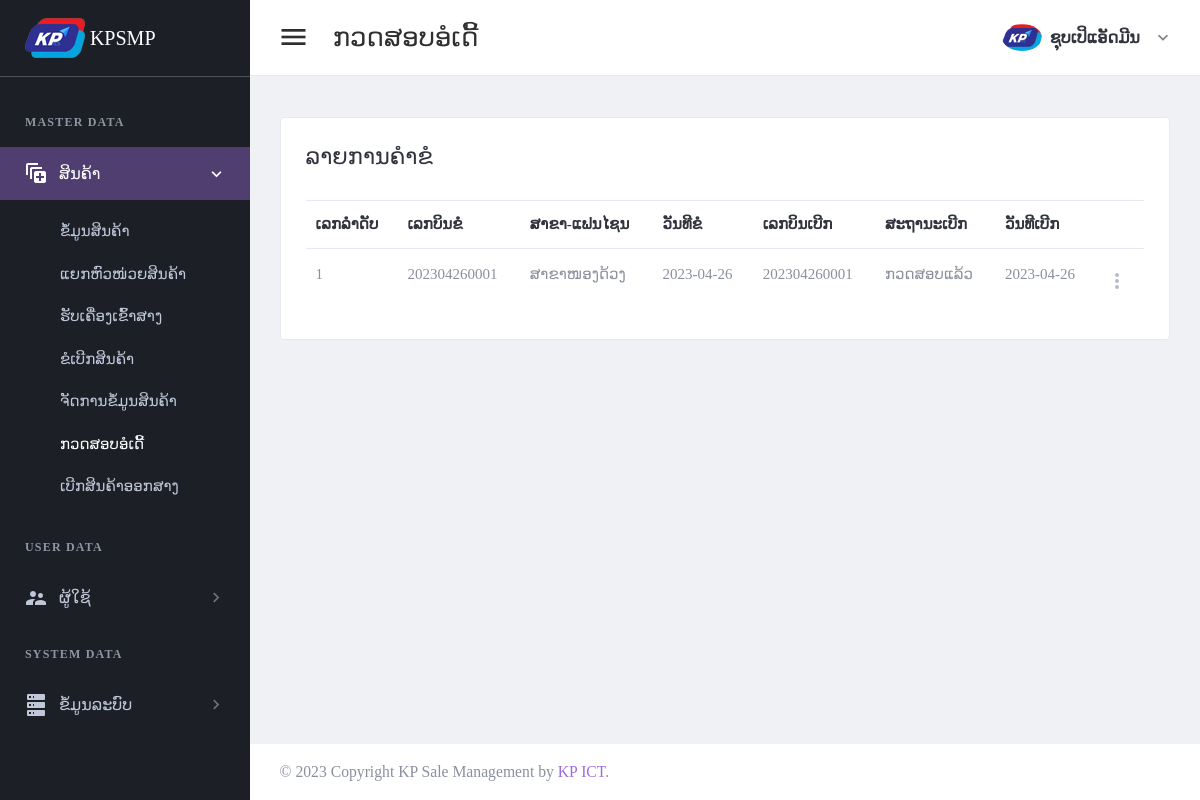
/page/request-order-check.php (signed in), run on an earlier commit of the app's database.
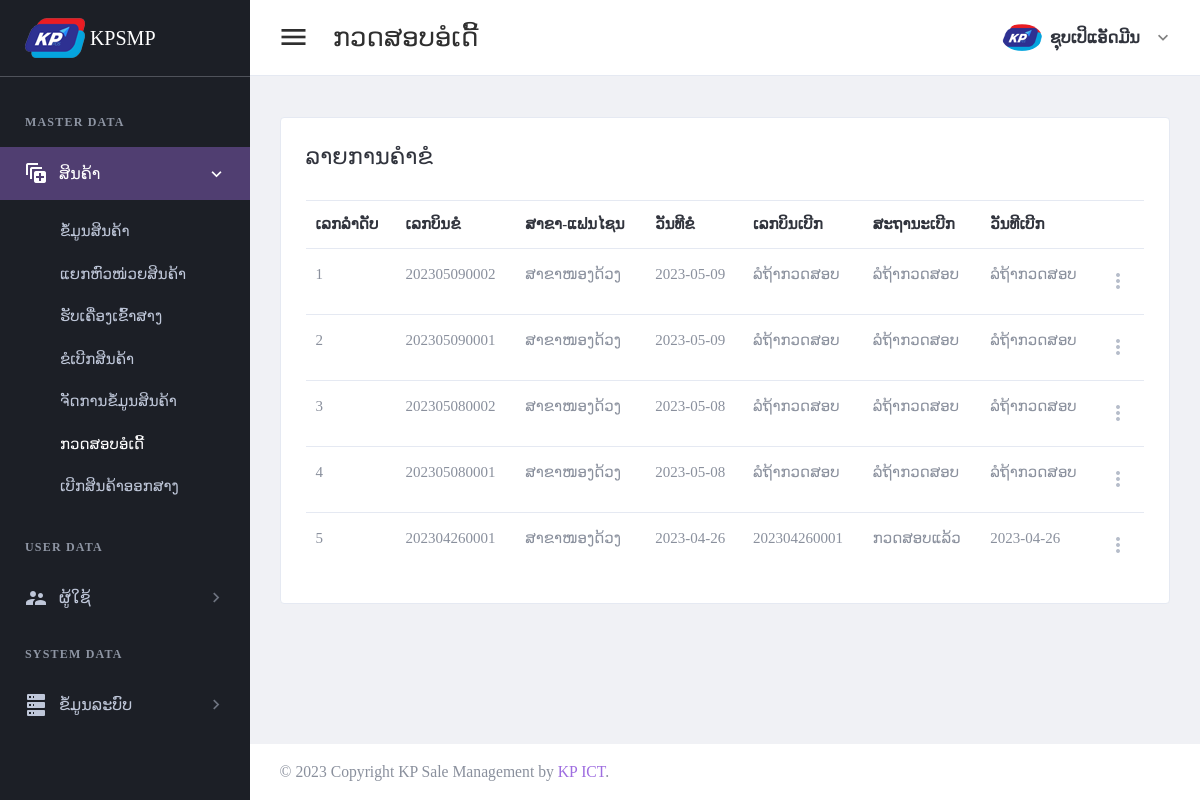
And on a later commit of the database.
### tables this page shows
CREATE TABLE `tbl_header_title` (
  `ht_id` int(11) NOT NULL,
  `ht_name` varchar(300) DEFAULT NULL
);

CREATE TABLE `tbl_sub_title` (
  `st_id` int(11) NOT NULL,
  `st_name` varchar(300) DEFAULT NULL,
  `icon_code` varchar(100) DEFAULT NULL,
  `ht_id` int(11) DEFAULT NULL
);

CREATE TABLE `tbl_page_title` (
  `pt_id` int(11) NOT NULL,
  `pt_name` varchar(300) DEFAULT NULL,
  `ptf_name` varchar(100) DEFAULT NULL,
  `st_id` int(11) DEFAULT NULL
);

CREATE TABLE `tbl_order_request` (
  `or_id` int(11) NOT NULL,
  `or_bill_number` varchar(30) DEFAULT NULL,
  `br_id` int(11) DEFAULT NULL,
  `wh_id` int(11) DEFAULT NULL,
  `or_status` int(11) DEFAULT NULL,
  `add_by` int(11) DEFAULT NULL,
  `date_register` date DEFAULT NULL
);

CREATE TABLE `tbl_branch` (
  `br_id` int(11) NOT NULL,
  `br_name` varchar(150) DEFAULT NULL,
  `br_status` int(11) DEFAULT NULL,
  `br_type` int(11) DEFAULT NULL,
  `add_by` int(11) DEFAULT NULL,
  `date_register` date DEFAULT NULL
);

CREATE TABLE `tbl_approve_order` (
  `apo_id` int(11) NOT NULL,
  `apo_bill_number` varchar(30) DEFAULT NULL,
  `or_id` int(11) DEFAULT NULL,
  `br_id` int(11) DEFAULT NULL,
  `wh_id` int(11) DEFAULT NULL,
  `ar_status` int(11) DEFAULT NULL,
  `add_by` int(11) DEFAULT NULL,
  `date_register` date DEFAULT NULL
);

CREATE TABLE `tbl_approve_order_status` (
  `aos_id` int(11) NOT NULL,
  `aos_name` varchar(150) DEFAULT NULL
);

### setting/checksession.php (called while the page is built, shortened)
<?php
	if($_SESSION['id_users'] == "" )
	{
	header("location:logout.php");
	}
	  else{
		$role_id = $_SESSION["role_id"];
	}
?>

### page/request-order-check.php (the view, shortened to what the changed rows need)
<?php
include("../setting/checksession.php");
include("../setting/conn.php");
$header_name = "ກວດສອບອໍເດີ້";
$header_click = "2";
?>
<!DOCTYPE html>
<html lang="en" dir="ltr">
<head>
    <?php
    include("../setting/callcss.php");
    ?>
</head>
<body class="navbar-fixed sidebar-fixed" id="body">
    <div class="wrapper">
        <?php include "menu.php"; ?>
        <div class="page-wrapper">
            <div class="content-wrapper">
                <div class="content">
                    <div class="email-wrapper rounded border bg-white">
                        <div class="  no-gutters justify-content-center">
                            <div class="    ">
                                <div class="  p-4 p-xl-5">
                                    <form method="post" id="additemorderfrm">
                                        <table id="productsTable2" class="table table-hover table-product" style="width:100%">
                                            <thead>
                                                <tr>
                                                    <th>ເລກລຳດັບ</th>
                                                    <th>ເລກບິນຂໍ</th>
                                                    <th>ສາຂາ-ແຟນໄຊນ</th>
                                                    <th>ວັນທີຂໍ</th>
                                                    <th>ເລກບິນເບີກ</th>
                                                    <th>ສະຖານະເບີກ</th>
                                                    <th>ວັນທີເບີກ</th>
                                                    <th></th>
                                                </tr>
                                            </thead>
                                            <tbody>
                                                <?php
                                                $i = 1;
                                                $stmt4 = $conn->prepare(" SELECT  a.or_id,or_bill_number,br_name,a.date_register as date_request
                                                ,apo_bill_number,aos_name,b.date_register as date_check
                                                FROM tbl_order_request a
                                                left join tbl_approve_order b on a.or_id = b.or_id
                                                left join tbl_branch c on a.br_id = c.br_id
                                                left join tbl_approve_order_status d on b.ar_status = d.aos_id
                                                order by a.or_id desc");
                                                $stmt4->execute();
                                                if ($stmt4->rowCount() > 0) {
                                                    while ($row4 = $stmt4->fetch(PDO::FETCH_ASSOC)) {
                                                        if (empty($row4['apo_bill_number'])) {
                                                            $apo_bill_number = "ລໍຖ້າກວດສອບ";
                                                            $aos_name = "ລໍຖ້າກວດສອບ";
                                                            $date_check = "ລໍຖ້າກວດສອບ";
                                                        } else {
                                                            $apo_bill_number = $row4['apo_bill_number'];
                                                            $aos_name = $row4['aos_name'];
                                                            $date_check = $row4['date_check'];
                                                        }
                                                ?>
                                                        <tr>
                                                            <td><?php echo "$i"; ?></td>
                                                            <td><?php echo $row4['or_bill_number']; ?></td>
                                                            <td><?php echo $row4['br_name']; ?></td>
                                                            <td><?php echo $row4['date_request']; ?></td>
                                                            <td><?php echo "$apo_bill_number"; ?></td>
                                                            <td><?php echo "$aos_name"; ?></td>
                                                            <td><?php echo "$date_check"; ?></td>
                                                            <td>
                                                                <div class="dropdown">
                                                                    <a class="dropdown-toggle icon-burger-mini" href="#" role="button" id="dropdownMenuLink" data-toggle="dropdown" aria-haspopup="true" aria-expanded="false" data-display="static">
                                                                    </a>
                                                                </div>
                                                            </td>
                                                        </tr>
                                                <?php
                                                        $i++;
                                                    }
                                                }
                                                ?>
                                            </tbody>
                                        </table>
                                    </form>
                                </div>
                            </div>
                        </div>
                    </div>
                </div>
            </div>
        </div>
    </div>
</body>
</html>

### page/menu.php (shortened to what the changed rows need)
<aside class="left-sidebar sidebar-dark" id="left-sidebar">
  <div id="sidebar" class="sidebar sidebar-with-footer">
    <div class="sidebar-left" data-simplebar style="height: 100%;">
      <ul class="nav sidebar-inner" id="sidebar-menu">
        <?php
        $stmt = $conn->prepare(" SELECT distinct a.ht_id,ht_name
        FROM tbl_header_title a
        left join tbl_role_page b on a.ht_id = b.ht_id
        where role_id ='$role_id'
        order by  a.ht_id asc ");
        $stmt->execute();
        if ($stmt->rowCount() > 0) {
          while ($row = $stmt->fetch(PDO::FETCH_ASSOC)) {
            $ht_id = $row['ht_id'];
            $ht_name = $row['ht_name'];
        ?>
            <li class="section-title"> <?php echo "$ht_name"; ?></li>
            <?php
            $stmt1 = $conn->prepare("SELECT distinct a.st_id,st_name,role_id,icon_code
            FROM tbl_sub_title a
            left join tbl_role_page b on a.st_id = b.st_id
            where a.ht_id = '$ht_id' and role_id ='$role_id'
            order by a.st_id asc ");
            $stmt1->execute();
            if ($stmt1->rowCount() > 0) {
              while ($row1 = $stmt1->fetch(PDO::FETCH_ASSOC)) {
                $st_name = $row1['st_name'];
                $st_id = $row1['st_id'];
                $icon_code = $row1['icon_code'];
            ?>
                <li class='has-sub <?php if ($header_click == "$st_id") {  echo "active expand"; } ?>'>
                  <a class="sidenav-item-link" href="javascript:void(0)" data-toggle="collapse" data-target='#<?php echo "$st_name"; ?>' aria-expanded="false" aria-controls="<?php echo "$st_name"; ?>">
                    <i class="mdi <?php echo"$icon_code";?>"></i>
                    <span class="nav-text"> <?php echo "$st_name"; ?> </span> <b class="caret"></b>
                  </a>
                  <ul class='collapse <?php if ($header_click == "$st_id" ) { echo "show"; } ?>' id="<?php echo "$st_name"; ?>" data-parent="#sidebar-menu">
                    <div class="sub-menu">
                      <?php
                      $stmt2 = $conn->prepare(" SELECT pt_name,ptf_name
                      FROM tbl_page_title a
                      left join tbl_role_page b on a.pt_id = b.pt_id
                      where a.st_id = '$st_id' and role_id ='$role_id'
                      order by a.pt_id asc ");
                      $stmt2->execute();
                      if ($stmt2->rowCount() > 0) {
                        while ($row2 = $stmt2->fetch(PDO::FETCH_ASSOC)) {
                          $pt_name = $row2['pt_name'];
                      ?>
                          <li class="<?php if ($header_name ==  $row2['pt_name']) { echo "active"; } ?>">
                            <a class="sidenav-item-link" href='<?php echo $row2['ptf_name'] ?>'>
                              <span class="nav-text"><?php echo"$pt_name";?></span>
                            </a>
                          </li>
                      <?php
                        }
                      }
                      ?>
                    </div>
                  </ul>
              <?php
              }
            }
              ?>
                </li>
            <?php
          }
        }
            ?>
      </ul>
    </div>
  </div>
</aside>

What changed in the data, as far as the page shows it:
added tbl_order_request: or_bill_number "202305090002", br.br_name "ສາຂາໜອງດ້ວງ", date_register "2023-05-09", apo_bill_number "ລໍຖ້າກວດສອບ", aos_name "ລໍຖ້າກວດສອບ", date_check "ລໍຖ້າກວດສອບ"
added tbl_order_request: or_bill_number "202305090001", br.br_name "ສາຂາໜອງດ້ວງ", date_register "2023-05-09", apo_bill_number "ລໍຖ້າກວດສອບ", aos_name "ລໍຖ້າກວດສອບ", date_check "ລໍຖ້າກວດສອບ"
added tbl_order_request: or_bill_number "202305080002", br.br_name "ສາຂາໜອງດ້ວງ", date_register "2023-05-08", apo_bill_number "ລໍຖ້າກວດສອບ", aos_name "ລໍຖ້າກວດສອບ", date_check "ລໍຖ້າກວດສອບ"
added tbl_order_request: or_bill_number "202305080001", br.br_name "ສາຂາໜອງດ້ວງ", date_register "2023-05-08", apo_bill_number "ລໍຖ້າກວດສອບ", aos_name "ລໍຖ້າກວດສອບ", date_check "ລໍຖ້າກວດສອບ"
